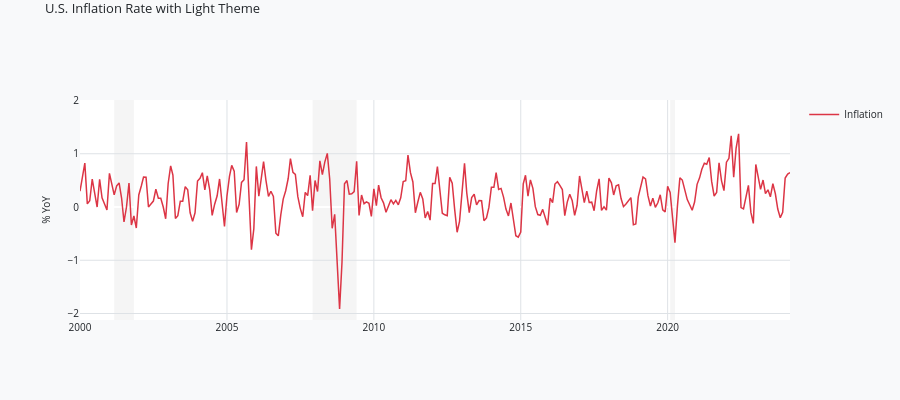

The notebook cell this image was saved under:
### Markdown cell above
## 5. Custom Color Theme

You can customize the color scheme for different visual styles. Here's a light theme example.

### Code cell
# Custom light theme with real inflation data
light_colors = {
    'background': '#ffffff',
    'paper': '#f8f9fa',
    'grid': '#dee2e6',
    'text': '#212529',
    'spike': 'rgba(0, 0, 0, 0.3)',
    'zero_line': 'rgba(0, 0, 0, 0.2)',
}

chart = econcharts(num_rows=1, height=400, colors=light_colors)
chart.add_line(row=1, x=inf_dates, y=inf_values, name='Inflation', color='#dc3545')
chart.set_title('U.S. Inflation Rate with Light Theme')
chart.set_yaxis(row=1, title='% YoY')
chart.add_hline(row=1, y=2.0)  # Fed target
chart.enable_unified_spikeline()
chart.show()

### Figure 1 — Plotly figure (JSON) as saved in the notebook; plotly's stock layout.template omitted (floating-point values rounded to 4 significant figures; data arrays with more than 128 entries replaced by an {"elided": "..."} marker saying what was removed)
{"data": [{"line": {"color": "#dc3545", "width": 1.5}, "name": "Inflation", "showlegend": true, "type": "scatter", "visible": true, "x": {"elided": "291 str values"}, "xaxis": "x", "y": {"elided": "291 float values"}, "yaxis": "y"}], "layout": {"font": {"color": "#212529", "size": 10}, "height": 400, "hoverlabel": {"bgcolor": "#f8f9fa", "font": {"color": "#212529", "size": 11}}, "hovermode": "x unified", "paper_bgcolor": "#f8f9fa", "plot_bgcolor": "#ffffff", "shapes": [{"line": {"color": "rgba(0, 0, 0, 0.2)", "dash": "dash", "width": 1}, "type": "line", "x0": 0, "x1": 1, "xref": "x", "y0": 2.0, "y1": 2.0, "yref": "y"}, {"fillcolor": "#b8b8b8", "layer": "below", "line": {"width": 0}, "opacity": 0.15, "type": "rect", "x0": "2001-03-01T00:00:00", "x1": "2001-11-01T00:00:00", "xref": "x", "y0": 0, "y1": 1, "yref": "y domain"}, {"fillcolor": "#b8b8b8", "layer": "below", "line": {"width": 0}, "opacity": 0.15, "type": "rect", "x0": "2007-12-01T00:00:00", "x1": "2009-06-01T00:00:00", "xref": "x", "y0": 0, "y1": 1, "yref": "y domain"}, {"fillcolor": "#b8b8b8", "layer": "below", "line": {"width": 0}, "opacity": 0.15, "type": "rect", "x0": "2020-02-01T00:00:00", "x1": "2020-04-01T00:00:00", "xref": "x", "y0": 0, "y1": 1, "yref": "y domain"}], "title": {"font": {"color": "#212529", "size": 13}, "text": "U.S. Inflation Rate with Light Theme", "y": 0.99, "yanchor": "top"}, "xaxis": {"anchor": "y", "domain": [0.0, 1.0], "gridcolor": "#dee2e6", "range": ["2000-01-01T00:00:00", "2024-03-01T00:00:00"], "showspikes": true, "spikecolor": "rgba(0, 0, 0, 0.3)", "spikedash": "dot", "spikemode": "across", "spikesnap": "cursor", "spikethickness": 1}, "yaxis": {"anchor": "x", "domain": [0.0, 1.0], "gridcolor": "#dee2e6", "title": {"font": {"color": "#212529", "size": 10}, "text": "% YoY"}, "type": "linear"}}}
